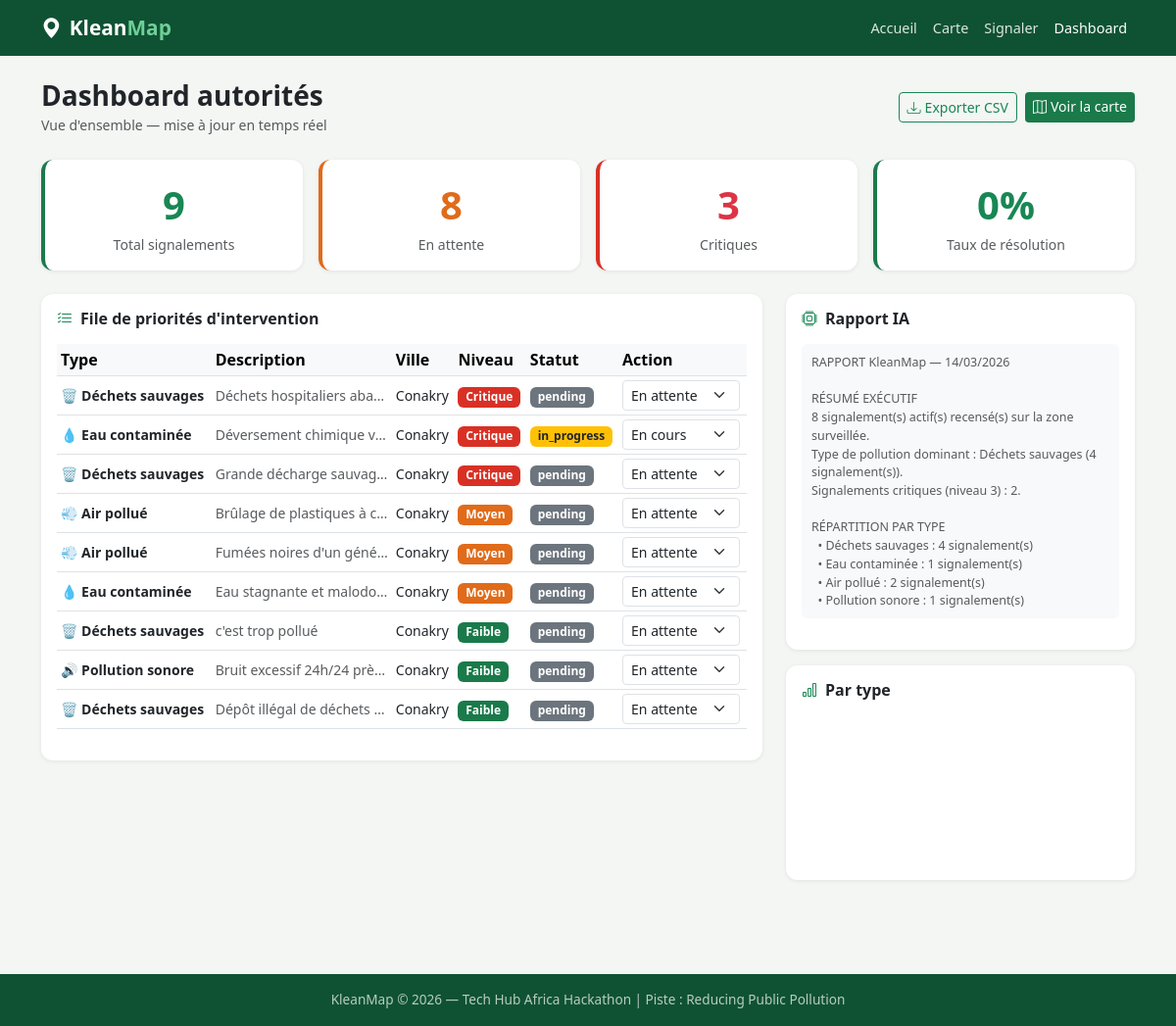
/dashboard, run on the app's committed database.
### app.py (models this page shows, shortened)
class Report(db.Model):
    id = db.Column(db.Integer, primary_key=True)
    latitude = db.Column(db.Float, nullable=False)
    longitude = db.Column(db.Float, nullable=False)
    pollution_type = db.Column(db.String(50), nullable=False)
    description = db.Column(db.Text)
    severity = db.Column(db.Integer, default=1)  # 1-3
    city = db.Column(db.String(100), default='Conakry')
    status = db.Column(db.String(20), default='pending')  # pending, in_progress, resolved
    created_at = db.Column(db.DateTime, default=datetime.utcnow)
    upvotes = db.Column(db.Integer, default=0)

### app.py (the view)
@app.route('/dashboard')
def dashboard():
    reports = Report.query.order_by(Report.created_at.desc()).all()
    ai_report = generate_ai_report(Report.query.filter_by(status='pending').all())
    return render_template('dashboard.html', reports=reports, ai_report=ai_report)

### templates/dashboard.html (shortened to what this page needs)
{% extends 'base.html' %}
{% block content %}
<div class="container py-4">
    <div class="d-flex align-items-center justify-content-between mb-4 flex-wrap gap-2">
        <div>
            <h3 class="fw-bold mb-0">Dashboard autorités</h3>
            <small class="text-muted">Vue d'ensemble — mise à jour en temps réel</small>
        </div>
        <div class="d-flex gap-2">
            <button class="btn btn-sm btn-outline-success" id="export-btn">
                <i class="bi bi-download me-1"></i>Exporter CSV
            </button>
            <a href="/map" class="btn btn-sm btn-km">
                <i class="bi bi-map me-1"></i>Voir la carte
            </a>
        </div>
    </div>
    <div class="row g-3 mb-4">
        {% set pending = reports | selectattr('status', 'eq', 'pending') | list %}
        {% set critical = reports | selectattr('severity', 'eq', 3) | list %}
        <div class="col-6 col-md-3">
            <div class="card stat-card p-3 text-center">
                <div class="fs-1 fw-bold text-success">{{ reports | length }}</div>
                <div class="text-muted small">Total signalements</div>
            </div>
        </div>
        <div class="col-6 col-md-3">
            <div class="card p-3 text-center" style="border-left:4px solid #e06b1a;">
                <div class="fs-1 fw-bold" style="color:#e06b1a;">{{ pending | length }}</div>
                <div class="text-muted small">En attente</div>
            </div>
        </div>
        <div class="col-6 col-md-3">
            <div class="card p-3 text-center" style="border-left:4px solid #d93025;">
                <div class="fs-1 fw-bold text-danger">{{ critical | length }}</div>
                <div class="text-muted small">Critiques</div>
            </div>
        </div>
        <div class="col-6 col-md-3">
            <div class="card p-3 text-center" style="border-left:4px solid #1a7a4a;">
                <div class="fs-1 fw-bold text-success">
                    {% if reports | length > 0 %}
                        {{ ((reports | selectattr('status', 'eq', 'resolved') | list | length) / (reports | length) * 100) | round | int }}%
                    {% else %}0%{% endif %}
                </div>
                <div class="text-muted small">Taux de résolution</div>
            </div>
        </div>
    </div>
    <div class="row g-4 mb-4">
        <div class="col-lg-8">
            <div class="card p-3">
                <h6 class="fw-bold mb-3"><i class="bi bi-list-check me-2 text-success"></i>File de priorités d'intervention</h6>
                <div class="table-responsive">
                    <table class="table table-sm table-hover align-middle">
                        <thead class="table-light">
                            <tr>
                                <th>Type</th>
                                <th>Description</th>
                                <th>Ville</th>
                                <th>Niveau</th>
                                <th>Statut</th>
                                <th>Action</th>
                            </tr>
                        </thead>
                        <tbody>
                            {% for r in reports | sort(attribute='severity', reverse=True) %}
                            <tr>
                                <td class="small fw-semibold">
                                    {% if r.pollution_type == 'Déchets sauvages' %}🗑️
                                    {% elif r.pollution_type == 'Eau contaminée' %}💧
                                    {% elif r.pollution_type == 'Air pollué' %}💨
                                    {% else %}🔊{% endif %}
                                    {{ r.pollution_type }}
                                </td>
                                <td class="small text-muted" style="max-width:180px;overflow:hidden;text-overflow:ellipsis;white-space:nowrap;">
                                    {{ r.description or '—' }}
                                </td>
                                <td class="small">{{ r.city }}</td>
                                <td>
                                    {% if r.severity == 3 %}
                                    <span class="badge badge-critical">Critique</span>
                                    {% elif r.severity == 2 %}
                                    <span class="badge badge-medium">Moyen</span>
                                    {% else %}
                                    <span class="badge badge-low">Faible</span>
                                    {% endif %}
                                </td>
                                <td>
                                    <span class="badge {% if r.status == 'resolved' %}bg-success{% elif r.status == 'in_progress' %}bg-warning text-dark{% else %}bg-secondary{% endif %}">
                                        {{ r.status }}
                                    </span>
                                </td>
                                <td>
                                    <select class="form-select form-select-sm status-select" data-id="{{ r.id }}" style="width:120px;">
                                        <option value="pending" {% if r.status == 'pending' %}selected{% endif %}>En attente</option>
                                        <option value="in_progress" {% if r.status == 'in_progress' %}selected{% endif %}>En cours</option>
                                    </select>
                                </td>
                            </tr>
                            {% endfor %}
                        </tbody>
                    </table>
                </div>
            </div>
        </div>
        <div class="col-lg-4">
            <div class="card p-3 mb-3">
                <h6 class="fw-bold mb-3"><i class="bi bi-cpu me-2 text-success"></i>Rapport IA</h6>
                <pre class="small text-muted" style="white-space:pre-wrap;font-family:inherit;font-size:0.78rem;max-height:280px;overflow-y:auto;background:#f8f9fa;padding:10px;border-radius:6px;">{{ ai_report }}</pre>
            </div>
            <div class="card p-3">
                <h6 class="fw-bold mb-2"><i class="bi bi-bar-chart me-2 text-success"></i>Par type</h6>
                <div id="type-chart" style="height:160px;"></div>
            </div>
        </div>
    </div>
</div>
{% endblock %}

### templates/base.html (shortened to what this page needs)
<!DOCTYPE html>
<html lang="fr">
<head>
    <link href="https://cdn.jsdelivr.net/npm/bootstrap@5.3.0/dist/css/bootstrap.min.css" rel="stylesheet">
    <link href="https://cdn.jsdelivr.net/npm/bootstrap-icons@1.11.0/font/bootstrap-icons.css" rel="stylesheet">
</head>
<body>
<nav class="navbar navbar-expand-lg navbar-dark">
    <div class="container">
        <a class="navbar-brand" href="/"><i class="bi bi-geo-alt-fill me-2"></i>Klean<span>Map</span></a>
        <div class="collapse navbar-collapse" id="nav">
            <ul class="navbar-nav ms-auto">
                <li class="nav-item"><a class="nav-link {% if request.endpoint == 'index' %}active{% endif %}" href="/">Accueil</a></li>
                <li class="nav-item"><a class="nav-link {% if request.endpoint == 'map_view' %}active{% endif %}" href="/map">Carte</a></li>
                <li class="nav-item"><a class="nav-link {% if request.endpoint == 'report' %}active{% endif %}" href="/report">Signaler</a></li>
                <li class="nav-item"><a class="nav-link {% if request.endpoint == 'dashboard' %}active{% endif %}" href="/dashboard">Dashboard</a></li>
            </ul>
        </div>
    </div>
</nav>
{% block content %}{% endblock %}
<footer class="py-3 mt-5">
    <div class="container text-center">
        <span>KleanMap &copy; 2026 — Tech Hub Africa Hackathon | Piste : Reducing Public Pollution</span>
    </div>
</footer>
</body>
</html>

### templates/base.html (style rules this page uses)
:root { --km-green: #1a7a4a; --km-green-light: #e8f5ee; --km-green-dark: #0f5233; --km-orange: #e06b1a; --km-orange-light: #fef3ea; --km-red: #d93025; --km-gray: #f8f9fa; }
body { font-family: 'Segoe UI', sans-serif; background: #f4f6f4; }
.navbar { background: var(--km-green-dark) !important; }
.navbar-brand { font-weight: 700; font-size: 1.3rem; color: white !important; }
.navbar-brand span { color: #6fcf97; }
.nav-link { color: rgba(255,255,255,0.85) !important; font-size: 0.9rem; }
.nav-link:hover, .nav-link.active { color: white !important; }
.btn-km { background: var(--km-green); color: white; border: none; }
.badge-critical { background: var(--km-red); color: white; }
.badge-medium { background: var(--km-orange); color: white; }
.badge-low { background: var(--km-green); color: white; }
.card { border: none; border-radius: 12px; box-shadow: 0 1px 4px rgba(0,0,0,0.08); }
.stat-card { border-left: 4px solid var(--km-green); }
footer { background: var(--km-green-dark); color: rgba(255,255,255,0.7); font-size: 0.85rem; }

### data on the page
Report: pollution_type "Déchets sauvages", description "Déchets hospitaliers aba…", city "Conakry", severity "Critique", status "pending", status+id "En attente"
Report: pollution_type "Eau contaminée", description "Déversement chimique v…", city "Conakry", severity "Critique", status "in_progress", status+id "En cours"
Report: pollution_type "Déchets sauvages", description "Grande décharge sauvag…", city "Conakry", severity "Critique", status "pending", status+id "En attente"
Report: pollution_type "Air pollué", description "Brûlage de plastiques à c…", city "Conakry", severity "Moyen", status "pending", status+id "En attente"
Report: pollution_type "Air pollué", description "Fumées noires d'un gén…", city "Conakry", severity "Moyen", status "pending", status+id "En attente"
Report: pollution_type "Eau contaminée", description "Eau stagnante et malodo…", city "Conakry", severity "Moyen", status "pending", status+id "En attente"
Report: pollution_type "Déchets sauvages", description "c'est trop pollué", city "Conakry", severity "Faible", status "pending", status+id "En attente"
Report: pollution_type "Pollution sonore", description "Bruit excessif 24h/24 prè…", city "Conakry", severity "Faible", status "pending", status+id "En attente"
Report: pollution_type "Déchets sauvages", description "Dépôt illégal de déchets…", city "Conakry", severity "Faible", status "pending", status+id "En attente"

### other printed values
{{ reports | length }} "9"
{{ pending | length }} "8"
{{ critical | length }} "3"
